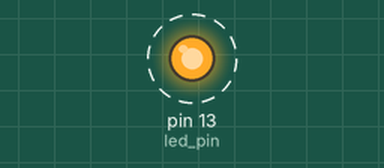
This sketch was run on a simulated Arduino Uno, built with avr-gcc and run on an emulated ATmega328P. Shown: output pins drawn as LEDs (lit = HIGH). Dashed ring = blinking. What the sketch prints to the serial monitor is not drawn.

Above: at 0.2 s.
Timing chart, 0 to 3.0 s (numbered marks = the images above):
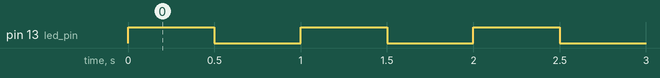

The sketch:

Lab1.ino
```cpp
const int led_pin = 13;

void setup(){
    Serial.begin(115200);
    pinMode(led_pin, OUTPUT);

    // disable all interrupts
    noInterrupts();
    // TCCR1A Reset
    TCCR1A = 0;
    // TCCR1B Reset
    TCCR1B = 0;
    // load timer
    TCNT1 = 0;
    // set compare value by OCR1?
    OCR1A = 31250;
    // 256 prescaler
    TCCR1B |= (1 << CS12);
    // set CTC mode by TCCR1?
    TCCR1A |= (1 << WGM12);
    // enable  Timer1 compare interrupt mode by TIMSK?
    TIMSK1 |= (1 << OCIE1A);
    // enable  interrupt
    interrupts();
}

void loop(){
Serial.println(TCNT1);

}

ISR(TIMER1_COMPA_vect){
    //create a ISR() to control the routine of Timer1 interrupt and led toggled.
    TCNT1 = 0;
    digitalWrite(13,!digitalRead(13));
}
```

Measured:
- by itself, pin 13 (led_pin): alternates HIGH for 0.50 s and LOW for 0.50 s
